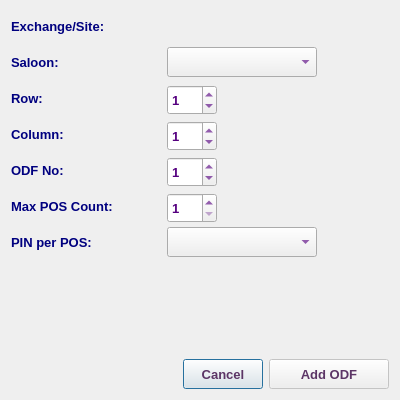
<?xml version="1.0" encoding="UTF-8"?>
<ui version="4.0">
 <class>AddOdfDialog</class>
 <widget class="QDialog" name="AddOdfDialog">
  <property name="windowModality">
   <enum>Qt::NonModal</enum>
  </property>
  <property name="geometry">
   <rect>
    <x>0</x>
    <y>0</y>
    <width>400</width>
    <height>400</height>
   </rect>
  </property>
  <property name="sizePolicy">
   <sizepolicy hsizetype="Fixed" vsizetype="Fixed">
    <horstretch>0</horstretch>
    <verstretch>0</verstretch>
   </sizepolicy>
  </property>
  <property name="minimumSize">
   <size>
    <width>400</width>
    <height>400</height>
   </size>
  </property>
  <property name="maximumSize">
   <size>
    <width>401</width>
    <height>401</height>
   </size>
  </property>
  <property name="font">
   <font>
    <family>Tahoma</family>
    <pointsize>10</pointsize>
   </font>
  </property>
  <property name="windowTitle">
   <string>Add New ODF</string>
  </property>
  <property name="windowIcon">
   <iconset resource="../../../../image.qrc">
    <normaloff>:/Image/add.png</normaloff>:/Image/add.png</iconset>
  </property>
  <property name="modal">
   <bool>false</bool>
  </property>
  <layout class="QVBoxLayout" name="verticalLayout">
   <item>
    <layout class="QHBoxLayout" name="horizontalLayout_6">
     <item>
      <widget class="QLabel" name="label_6">
       <property name="minimumSize">
        <size>
         <width>150</width>
         <height>30</height>
        </size>
       </property>
       <property name="maximumSize">
        <size>
         <width>150</width>
         <height>30</height>
        </size>
       </property>
       <property name="font">
        <font>
         <family>Tahoma</family>
         <pointsize>10</pointsize>
         <weight>75</weight>
         <bold>true</bold>
        </font>
       </property>
       <property name="styleSheet">
        <string notr="true">color: rgb(0, 0, 127);</string>
       </property>
       <property name="text">
        <string>Exchange/Site:</string>
       </property>
      </widget>
     </item>
     <item>
      <widget class="QLabel" name="areaAbbrLbl">
       <property name="sizePolicy">
        <sizepolicy hsizetype="Expanding" vsizetype="Preferred">
         <horstretch>0</horstretch>
         <verstretch>0</verstretch>
        </sizepolicy>
       </property>
       <property name="minimumSize">
        <size>
         <width>180</width>
         <height>30</height>
        </size>
       </property>
       <property name="maximumSize">
        <size>
         <width>5000</width>
         <height>30</height>
        </size>
       </property>
       <property name="font">
        <font>
         <family>Tahoma</family>
         <pointsize>10</pointsize>
         <weight>75</weight>
         <bold>true</bold>
        </font>
       </property>
       <property name="styleSheet">
        <string notr="true">color: rgb(85, 0, 127);</string>
       </property>
       <property name="text">
        <string/>
       </property>
       <property name="alignment">
        <set>Qt::AlignLeading|Qt::AlignLeft|Qt::AlignVCenter</set>
       </property>
       <property name="wordWrap">
        <bool>true</bool>
       </property>
      </widget>
     </item>
    </layout>
   </item>
   <item>
    <layout class="QHBoxLayout" name="horizontalLayout_5">
     <item>
      <widget class="QLabel" name="label_2">
       <property name="minimumSize">
        <size>
         <width>150</width>
         <height>30</height>
        </size>
       </property>
       <property name="maximumSize">
        <size>
         <width>150</width>
         <height>30</height>
        </size>
       </property>
       <property name="font">
        <font>
         <family>Tahoma</family>
         <pointsize>10</pointsize>
         <weight>75</weight>
         <bold>true</bold>
        </font>
       </property>
       <property name="styleSheet">
        <string notr="true">color: rgb(0, 0, 127);</string>
       </property>
       <property name="text">
        <string>Saloon:</string>
       </property>
      </widget>
     </item>
     <item>
      <widget class="QComboBox" name="saloonCB">
       <property name="sizePolicy">
        <sizepolicy hsizetype="Expanding" vsizetype="Preferred">
         <horstretch>0</horstretch>
         <verstretch>0</verstretch>
        </sizepolicy>
       </property>
       <property name="minimumSize">
        <size>
         <width>150</width>
         <height>30</height>
        </size>
       </property>
       <property name="maximumSize">
        <size>
         <width>250</width>
         <height>30</height>
        </size>
       </property>
       <property name="font">
        <font>
         <family>Tahoma</family>
         <pointsize>10</pointsize>
         <weight>75</weight>
         <bold>true</bold>
        </font>
       </property>
       <property name="styleSheet">
        <string notr="true">color: rgb(85, 0, 127);</string>
       </property>
      </widget>
     </item>
     <item>
      <spacer name="horizontalSpacer_5">
       <property name="orientation">
        <enum>Qt::Horizontal</enum>
       </property>
       <property name="sizeHint" stdset="0">
        <size>
         <width>40</width>
         <height>20</height>
        </size>
       </property>
      </spacer>
     </item>
    </layout>
   </item>
   <item>
    <layout class="QHBoxLayout" name="horizontalLayout_8">
     <item>
      <widget class="QLabel" name="label_8">
       <property name="minimumSize">
        <size>
         <width>150</width>
         <height>30</height>
        </size>
       </property>
       <property name="maximumSize">
        <size>
         <width>150</width>
         <height>30</height>
        </size>
       </property>
       <property name="font">
        <font>
         <family>Tahoma</family>
         <pointsize>10</pointsize>
         <weight>75</weight>
         <bold>true</bold>
        </font>
       </property>
       <property name="styleSheet">
        <string notr="true">color: rgb(0, 0, 127);</string>
       </property>
       <property name="text">
        <string>Row: </string>
       </property>
      </widget>
     </item>
     <item>
      <widget class="QSpinBox" name="odfRowSB">
       <property name="minimumSize">
        <size>
         <width>50</width>
         <height>30</height>
        </size>
       </property>
       <property name="maximumSize">
        <size>
         <width>50</width>
         <height>25</height>
        </size>
       </property>
       <property name="font">
        <font>
         <family>Tahoma</family>
         <pointsize>10</pointsize>
         <weight>75</weight>
         <bold>true</bold>
        </font>
       </property>
       <property name="styleSheet">
        <string notr="true">color: rgb(85, 0, 127);</string>
       </property>
       <property name="minimum">
        <number>-20</number>
       </property>
       <property name="value">
        <number>1</number>
       </property>
      </widget>
     </item>
     <item>
      <spacer name="horizontalSpacer_8">
       <property name="font">
        <font>
         <family>Tahoma</family>
         <pointsize>10</pointsize>
        </font>
       </property>
       <property name="orientation">
        <enum>Qt::Horizontal</enum>
       </property>
       <property name="sizeHint" stdset="0">
        <size>
         <width>40</width>
         <height>20</height>
        </size>
       </property>
      </spacer>
     </item>
    </layout>
   </item>
   <item>
    <layout class="QHBoxLayout" name="horizontalLayout_7">
     <item>
      <widget class="QLabel" name="label_7">
       <property name="minimumSize">
        <size>
         <width>150</width>
         <height>30</height>
        </size>
       </property>
       <property name="maximumSize">
        <size>
         <width>150</width>
         <height>30</height>
        </size>
       </property>
       <property name="font">
        <font>
         <family>Tahoma</family>
         <pointsize>10</pointsize>
         <weight>75</weight>
         <bold>true</bold>
        </font>
       </property>
       <property name="styleSheet">
        <string notr="true">color: rgb(0, 0, 127);</string>
       </property>
       <property name="text">
        <string>Column:</string>
       </property>
      </widget>
     </item>
     <item>
      <widget class="QSpinBox" name="odfColumnSB">
       <property name="minimumSize">
        <size>
         <width>50</width>
         <height>30</height>
        </size>
       </property>
       <property name="maximumSize">
        <size>
         <width>50</width>
         <height>25</height>
        </size>
       </property>
       <property name="font">
        <font>
         <family>Tahoma</family>
         <pointsize>10</pointsize>
         <weight>75</weight>
         <bold>true</bold>
        </font>
       </property>
       <property name="styleSheet">
        <string notr="true">color: rgb(85, 0, 127);</string>
       </property>
       <property name="minimum">
        <number>-20</number>
       </property>
       <property name="value">
        <number>1</number>
       </property>
      </widget>
     </item>
     <item>
      <spacer name="horizontalSpacer_7">
       <property name="font">
        <font>
         <family>Tahoma</family>
         <pointsize>10</pointsize>
        </font>
       </property>
       <property name="orientation">
        <enum>Qt::Horizontal</enum>
       </property>
       <property name="sizeHint" stdset="0">
        <size>
         <width>40</width>
         <height>20</height>
        </size>
       </property>
      </spacer>
     </item>
    </layout>
   </item>
   <item>
    <layout class="QHBoxLayout" name="horizontalLayout">
     <item>
      <widget class="QLabel" name="label_3">
       <property name="minimumSize">
        <size>
         <width>150</width>
         <height>30</height>
        </size>
       </property>
       <property name="maximumSize">
        <size>
         <width>150</width>
         <height>30</height>
        </size>
       </property>
       <property name="font">
        <font>
         <family>Tahoma</family>
         <pointsize>10</pointsize>
         <weight>75</weight>
         <bold>true</bold>
        </font>
       </property>
       <property name="styleSheet">
        <string notr="true">color: rgb(0, 0, 127);</string>
       </property>
       <property name="text">
        <string>ODF No:</string>
       </property>
      </widget>
     </item>
     <item>
      <widget class="QSpinBox" name="odfNoSB">
       <property name="minimumSize">
        <size>
         <width>50</width>
         <height>30</height>
        </size>
       </property>
       <property name="maximumSize">
        <size>
         <width>50</width>
         <height>25</height>
        </size>
       </property>
       <property name="font">
        <font>
         <family>Tahoma</family>
         <pointsize>10</pointsize>
         <weight>75</weight>
         <bold>true</bold>
        </font>
       </property>
       <property name="styleSheet">
        <string notr="true">color: rgb(85, 0, 127);</string>
       </property>
       <property name="minimum">
        <number>-20</number>
       </property>
       <property name="value">
        <number>1</number>
       </property>
      </widget>
     </item>
     <item>
      <spacer name="horizontalSpacer_3">
       <property name="font">
        <font>
         <family>Tahoma</family>
         <pointsize>10</pointsize>
        </font>
       </property>
       <property name="orientation">
        <enum>Qt::Horizontal</enum>
       </property>
       <property name="sizeHint" stdset="0">
        <size>
         <width>40</width>
         <height>20</height>
        </size>
       </property>
      </spacer>
     </item>
    </layout>
   </item>
   <item>
    <layout class="QHBoxLayout" name="horizontalLayout_2">
     <item>
      <widget class="QLabel" name="label_4">
       <property name="minimumSize">
        <size>
         <width>150</width>
         <height>30</height>
        </size>
       </property>
       <property name="maximumSize">
        <size>
         <width>150</width>
         <height>30</height>
        </size>
       </property>
       <property name="font">
        <font>
         <family>Tahoma</family>
         <pointsize>10</pointsize>
         <weight>75</weight>
         <bold>true</bold>
        </font>
       </property>
       <property name="styleSheet">
        <string notr="true">color: rgb(0, 0, 127);</string>
       </property>
       <property name="text">
        <string>Max POS Count:</string>
       </property>
      </widget>
     </item>
     <item>
      <widget class="QSpinBox" name="posCountSB">
       <property name="minimumSize">
        <size>
         <width>50</width>
         <height>30</height>
        </size>
       </property>
       <property name="maximumSize">
        <size>
         <width>50</width>
         <height>25</height>
        </size>
       </property>
       <property name="font">
        <font>
         <family>Tahoma</family>
         <pointsize>10</pointsize>
         <weight>75</weight>
         <bold>true</bold>
        </font>
       </property>
       <property name="styleSheet">
        <string notr="true">color: rgb(85, 0, 127);</string>
       </property>
       <property name="minimum">
        <number>1</number>
       </property>
      </widget>
     </item>
     <item>
      <spacer name="horizontalSpacer_4">
       <property name="font">
        <font>
         <family>Tahoma</family>
         <pointsize>10</pointsize>
        </font>
       </property>
       <property name="orientation">
        <enum>Qt::Horizontal</enum>
       </property>
       <property name="sizeHint" stdset="0">
        <size>
         <width>40</width>
         <height>20</height>
        </size>
       </property>
      </spacer>
     </item>
    </layout>
   </item>
   <item>
    <layout class="QHBoxLayout" name="horizontalLayout_3">
     <item>
      <widget class="QLabel" name="label_5">
       <property name="minimumSize">
        <size>
         <width>150</width>
         <height>30</height>
        </size>
       </property>
       <property name="maximumSize">
        <size>
         <width>150</width>
         <height>30</height>
        </size>
       </property>
       <property name="font">
        <font>
         <family>Tahoma</family>
         <pointsize>10</pointsize>
         <weight>75</weight>
         <bold>true</bold>
        </font>
       </property>
       <property name="styleSheet">
        <string notr="true">color: rgb(0, 0, 127);</string>
       </property>
       <property name="text">
        <string>PIN per POS:</string>
       </property>
      </widget>
     </item>
     <item>
      <widget class="QComboBox" name="pppCB">
       <property name="sizePolicy">
        <sizepolicy hsizetype="Expanding" vsizetype="Preferred">
         <horstretch>0</horstretch>
         <verstretch>0</verstretch>
        </sizepolicy>
       </property>
       <property name="minimumSize">
        <size>
         <width>150</width>
         <height>30</height>
        </size>
       </property>
       <property name="maximumSize">
        <size>
         <width>250</width>
         <height>30</height>
        </size>
       </property>
       <property name="font">
        <font>
         <family>Tahoma</family>
         <pointsize>10</pointsize>
         <weight>75</weight>
         <bold>true</bold>
        </font>
       </property>
       <property name="styleSheet">
        <string notr="true">color: rgb(85, 0, 127);</string>
       </property>
      </widget>
     </item>
     <item>
      <spacer name="horizontalSpacer_2">
       <property name="orientation">
        <enum>Qt::Horizontal</enum>
       </property>
       <property name="sizeHint" stdset="0">
        <size>
         <width>40</width>
         <height>20</height>
        </size>
       </property>
      </spacer>
     </item>
    </layout>
   </item>
   <item>
    <widget class="QLabel" name="infoLbl">
     <property name="minimumSize">
      <size>
       <width>300</width>
       <height>30</height>
      </size>
     </property>
     <property name="maximumSize">
      <size>
       <width>16777215</width>
       <height>30</height>
      </size>
     </property>
     <property name="font">
      <font>
       <family>Tahoma</family>
       <pointsize>10</pointsize>
       <weight>75</weight>
       <bold>true</bold>
      </font>
     </property>
     <property name="styleSheet">
      <string notr="true">color: rgb(85, 0, 255);</string>
     </property>
     <property name="text">
      <string/>
     </property>
     <property name="wordWrap">
      <bool>true</bool>
     </property>
    </widget>
   </item>
   <item>
    <spacer name="verticalSpacer">
     <property name="font">
      <font>
       <family>Tahoma</family>
       <pointsize>10</pointsize>
      </font>
     </property>
     <property name="orientation">
      <enum>Qt::Vertical</enum>
     </property>
     <property name="sizeHint" stdset="0">
      <size>
       <width>20</width>
       <height>40</height>
      </size>
     </property>
    </spacer>
   </item>
   <item>
    <layout class="QHBoxLayout" name="horizontalLayout_4">
     <item>
      <spacer name="horizontalSpacer">
       <property name="font">
        <font>
         <family>Tahoma</family>
         <pointsize>10</pointsize>
        </font>
       </property>
       <property name="orientation">
        <enum>Qt::Horizontal</enum>
       </property>
       <property name="sizeHint" stdset="0">
        <size>
         <width>40</width>
         <height>20</height>
        </size>
       </property>
      </spacer>
     </item>
     <item>
      <widget class="QPushButton" name="cancelBtn">
       <property name="minimumSize">
        <size>
         <width>80</width>
         <height>30</height>
        </size>
       </property>
       <property name="maximumSize">
        <size>
         <width>150</width>
         <height>30</height>
        </size>
       </property>
       <property name="font">
        <font>
         <family>Tahoma</family>
         <pointsize>10</pointsize>
         <weight>75</weight>
         <bold>true</bold>
        </font>
       </property>
       <property name="styleSheet">
        <string notr="true">color: rgb(92, 53, 102);</string>
       </property>
       <property name="text">
        <string>Cancel</string>
       </property>
      </widget>
     </item>
     <item>
      <widget class="QPushButton" name="okBtn">
       <property name="enabled">
        <bool>false</bool>
       </property>
       <property name="sizePolicy">
        <sizepolicy hsizetype="Preferred" vsizetype="Preferred">
         <horstretch>0</horstretch>
         <verstretch>0</verstretch>
        </sizepolicy>
       </property>
       <property name="minimumSize">
        <size>
         <width>120</width>
         <height>30</height>
        </size>
       </property>
       <property name="maximumSize">
        <size>
         <width>200</width>
         <height>30</height>
        </size>
       </property>
       <property name="font">
        <font>
         <family>Tahoma</family>
         <pointsize>10</pointsize>
         <weight>75</weight>
         <bold>true</bold>
        </font>
       </property>
       <property name="styleSheet">
        <string notr="true">color: rgb(92, 53, 102);</string>
       </property>
       <property name="text">
        <string>Add ODF</string>
       </property>
       <property name="icon">
        <iconset resource="../../../../image.qrc">
         <normaloff>:/Image/add.png</normaloff>:/Image/add.png</iconset>
       </property>
       <property name="iconSize">
        <size>
         <width>20</width>
         <height>20</height>
        </size>
       </property>
      </widget>
     </item>
    </layout>
   </item>
  </layout>
 </widget>
 <tabstops>
  <tabstop>odfRowSB</tabstop>
  <tabstop>odfColumnSB</tabstop>
  <tabstop>odfNoSB</tabstop>
  <tabstop>posCountSB</tabstop>
  <tabstop>pppCB</tabstop>
  <tabstop>okBtn</tabstop>
  <tabstop>cancelBtn</tabstop>
 </tabstops>
 <resources>
  <include location="../../../../image.qrc"/>
 </resources>
 <connections/>
</ui>
